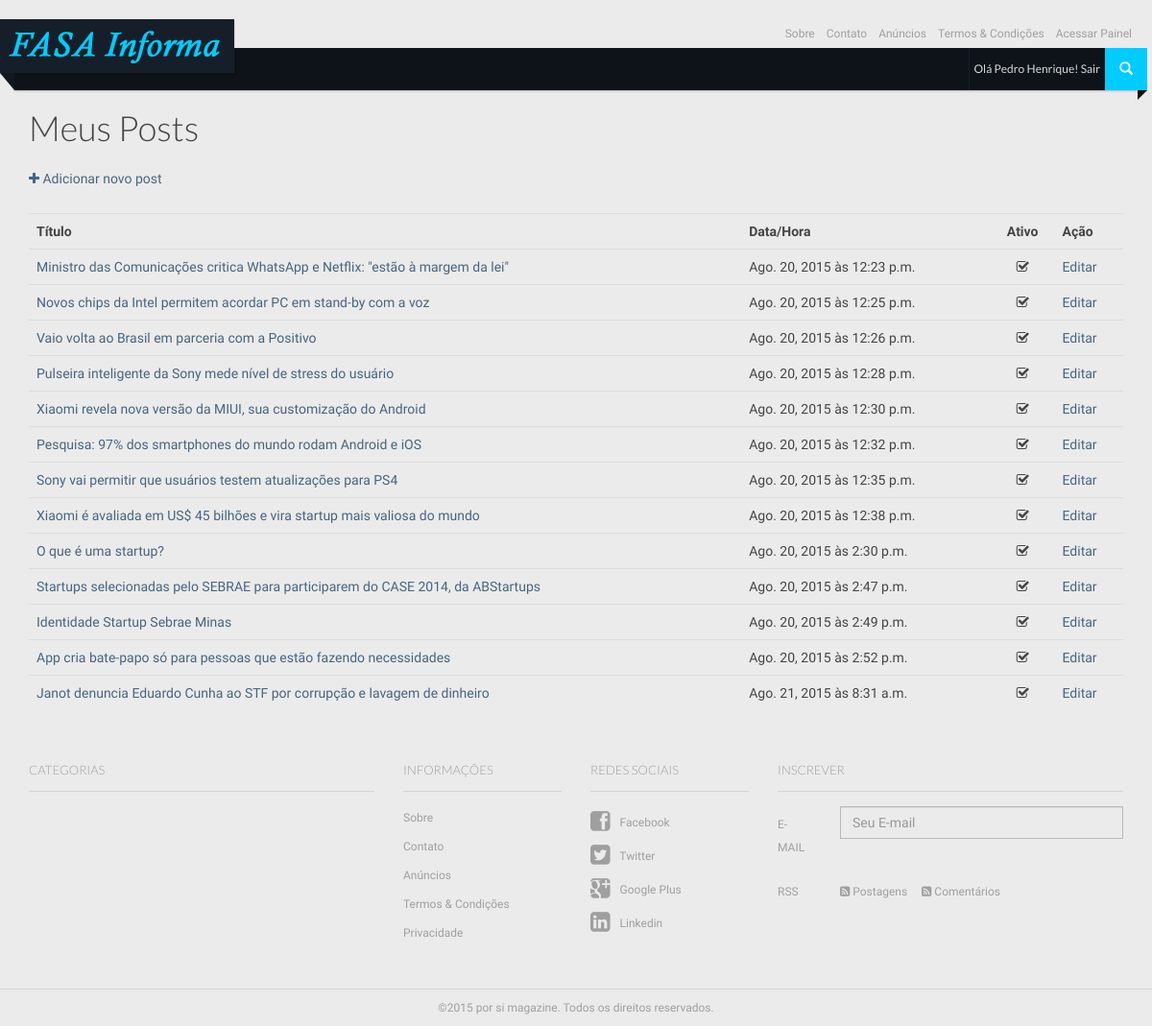
The page /panel/ (signed in) on the database as committed earlier.
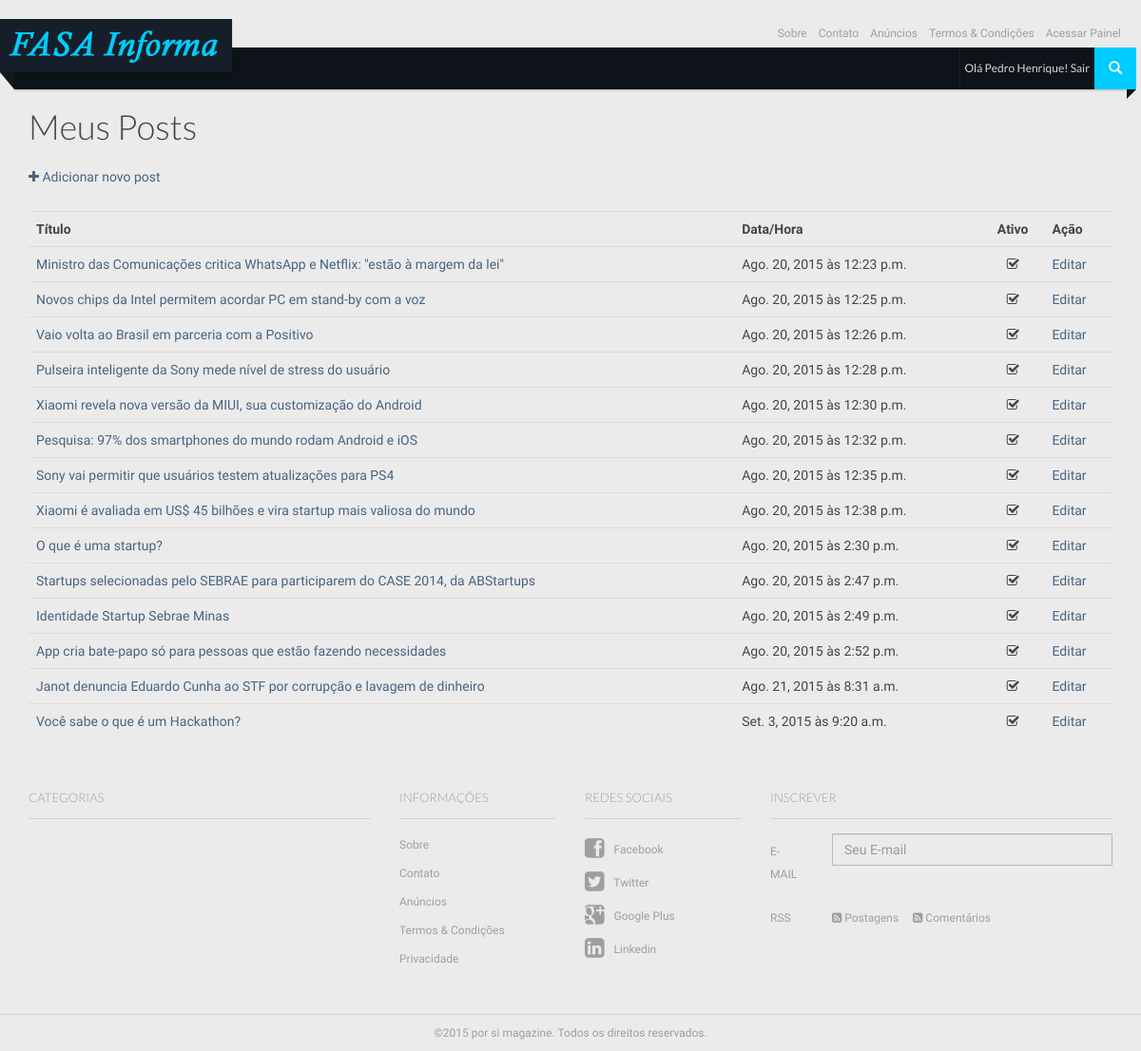
The same page on the database as committed later.
### posts/models.py (models this page shows, shortened)
class Posts(models.Model):
	title 	           = models.CharField(max_length=100, null=False, blank=False)
	image_link         = models.CharField(max_length=200)
	short_description  = models.TextField(max_length=10000)
	content            = RichTextField()
	author             = models.ForeignKey(User, default=get_current_user)
	tags               = models.ManyToManyField('Tags')
	category           = models.ForeignKey('Categories')
	pub_date           = models.DateField(default=datetime.datetime.today())
	pub_hour           = models.TimeField(default=datetime.datetime.now())
	is_active          = models.BooleanField(default=True)
	slug               = models.SlugField(blank=True, max_length=100, unique=True)

### homesite/views.py (the view)
# urls.py: url(r'^panel/', UserPanel.as_view(), name='user_panel'),
class UserPanel(TemplateView):
	template_name = 'homesite/user-panel.html'
	def get_context_data(self, **kwargs):
	    context             = super(UserPanel, self).get_context_data(**kwargs)
	    if self.request.user.is_authenticated():
	    	context['my_posts'] = Posts.objects.filter(author=self.request.user)
	    else:
	    	context['my_posts'] = 'Não ta logado'
	    return context

### homesite/templates/homesite/user-panel.html (shortened to what this page needs)
{% extends "homesite/base.html" %}
{% block user_greetings %}
	{% if user.is_authenticated %}
		<ul class="nav navbar-nav">
			<li class="nav-all pull-right">
				<span class="text">Olá {{ user.get_full_name }}! <a href="{% url 'logout' %}">Sair </a></span>
			</li>
		</ul>
	{% endif %}
{% endblock user_greetings %}
{% block content %}
	<div id="main" class="container">
		{% if user.is_authenticated %}
			{% if my_posts %}
				<table class="table table-hover">
					<h1>Meus Posts</h1>
					<a href="{% url 'new_post' %}"><i class='icon-plus'></i> Adicionar novo post</a>
					<br><br>
					<tr>
						<th>Título</th>
						<th>Data/Hora</th>
						<th style="text-align: center">Ativo</th>
						<th>Ação</th>
					</tr>
					{% for post in my_posts %}
						<tr>
							<td><a href="{% url 'post_detail' post.slug %}">{{ post.title }}</a></td>
							<td>{{ post.pub_date }} às {{ post.pub_hour }}</td>
							<td style="text-align: center">
								{% if post.is_active %}
									<i class='icon-check'>
								{% else %}
								<i class='icon-unchecked'></i>
								{% endif %}
							</td>
							<td><a href="{% url 'edit_post' post.slug %}">Editar</a></td>
						</tr>
					{% endfor %}
				</table>
			{% else %}
				<h1>Meus Posts</h1>
				Você ainda nao escreveu nenhum post.
				<br>
				<a href="{% url 'new_post' %}"><i class='icon-plus'></i> Adicionar novo post</a>
			{% endif %}
		{% endif %}
	</div>
{% endblock content %}

Rows that differ between the two databases and show on the page:
added Posts: title "Você sabe o que é um Hackathon?", pub_date "Set. 3, 2015", pub_hour "9:20 a.m.", is_active True (drawn)
